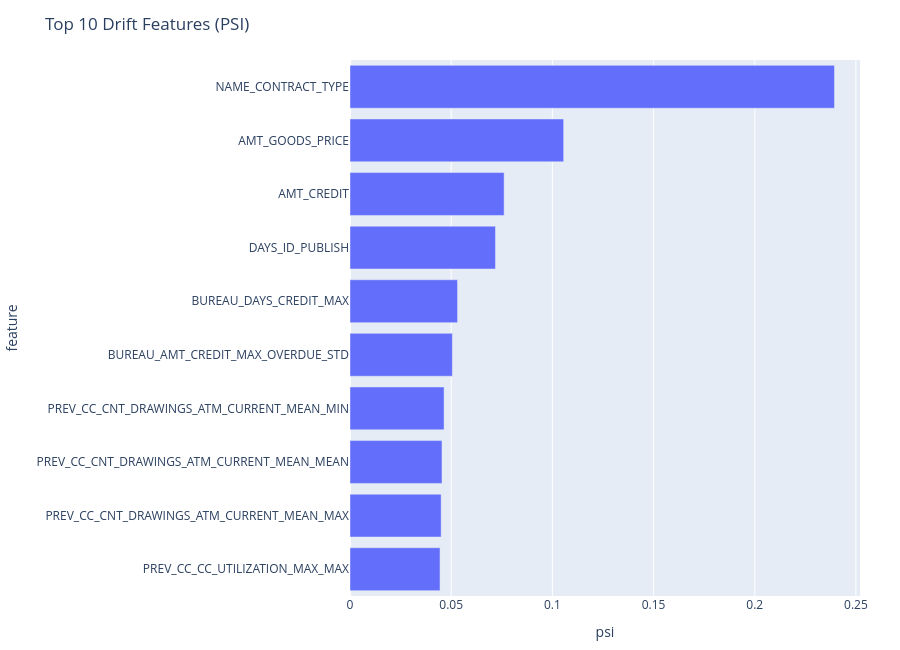

This figure's notebook cell:
### Code cell
TOPK = 10
topk_df = drift_df.dropna(subset=["psi"]).head(TOPK).copy()
fig = bar_top_drift(topk_df, f"Top {TOPK} Drift Features (PSI)")
fig.show()

### Figure 1 — Plotly figure (JSON) as saved in the notebook; plotly's stock layout.template omitted (floating-point values rounded to 4 significant figures)
{"data": [{"hovertemplate": "psi=%{x}<br>feature=%{y}<extra></extra>", "legendgroup": "", "marker": {"color": "#636efa", "pattern": {"shape": ""}}, "name": "", "orientation": "h", "showlegend": false, "textposition": "auto", "type": "bar", "x": [0.2394, 0.1056, 0.07615, 0.07189, 0.05315, 0.05058, 0.04648, 0.04545, 0.04504, 0.04449], "xaxis": "x", "y": ["NAME_CONTRACT_TYPE", "AMT_GOODS_PRICE", "AMT_CREDIT", "DAYS_ID_PUBLISH", "BUREAU_DAYS_CREDIT_MAX", "BUREAU_AMT_CREDIT_MAX_OVERDUE_STD", "PREV_CC_CNT_DRAWINGS_ATM_CURRENT_MEAN_MIN", "PREV_CC_CNT_DRAWINGS_ATM_CURRENT_MEAN_MEAN", "PREV_CC_CNT_DRAWINGS_ATM_CURRENT_MEAN_MAX", "PREV_CC_CC_UTILIZATION_MAX_MAX"], "yaxis": "y"}], "layout": {"barmode": "relative", "height": 650, "legend": {"tracegroupgap": 0}, "margin": {"b": 40, "l": 260, "r": 40, "t": 60}, "title": {"text": "Top 10 Drift Features (PSI)"}, "xaxis": {"anchor": "y", "domain": [0, 1], "title": {"text": "psi"}}, "yaxis": {"anchor": "x", "autorange": "reversed", "domain": [0, 1], "title": {"text": "feature"}}}}
